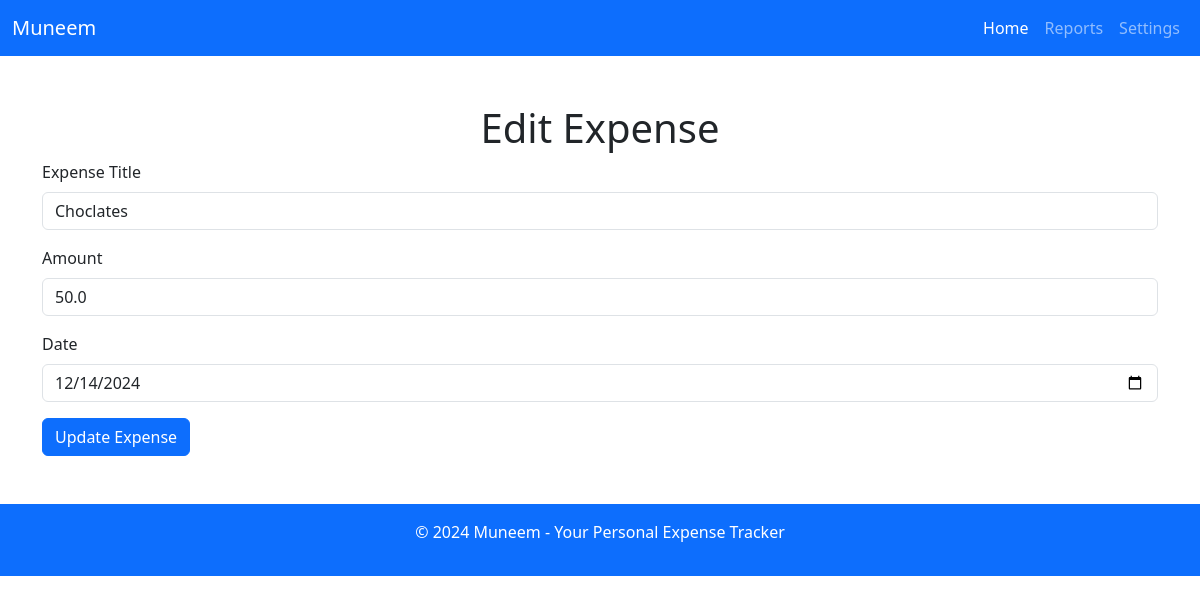
Screenshot of /edit-expense/3 with the database file from the repository.
### Muneem/models.py (models this page shows)
class Personal_Expense(db.Model):
    __tablename__ = 'personal_expense'
    id = db.Column(db.Integer(), primary_key=True)
    description = db.Column(db.String(length=100), nullable=False)
    category = db.Column(db.String(length=30),nullable=False)
    date_time = db.Column(db.DateTime, default=datetime.datetime.now(), nullable=False)
    amount = db.Column(db.Float(),nullable=False)
    owner = db.Column(db.Integer(), db.ForeignKey('user.id'))

### Muneem/routes.py (the view, shortened to what this page needs)
@app.route('/edit-expense/<int:id>', methods=['GET', 'POST'])
def edit_expense(id):
    expense = Personal_Expense.query.get_or_404(id)
    return render_template('edit_expense.html', expense=expense)

### Muneem/routes.py (called while the page is built)
@app.before_request
def before_request():
    global current_user
    current_user = User.query.filter_by(username="user1").first()  # Using "user1" as current user for now

### Muneem/Templates/edit_expense.html (shortened to what this page needs)
<!DOCTYPE html>
<html lang="en">
<head>
    <link href="https://cdn.jsdelivr.net/npm/bootstrap@5.3.2/dist/css/bootstrap.min.css" rel="stylesheet">
</head>
<body>
    <nav class="navbar navbar-expand-lg navbar-dark bg-primary">
        <div class="container-fluid">
            <a class="navbar-brand" href="#">Muneem</a>
            <div class="collapse navbar-collapse" id="navbarNav">
                <ul class="navbar-nav ms-auto">
                    <li class="nav-item">
                        <a class="nav-link active" href="{{ url_for('expense') }}">Home</a>
                    </li>
                    <li class="nav-item">
                        <a class="nav-link" href="#">Reports</a>
                    </li>
                    <li class="nav-item">
                        <a class="nav-link" href="#">Settings</a>
                    </li>
                </ul>
            </div>
        </div>
    </nav>
    <div class="container mt-5">
        <h1 class="text-center">Edit Expense</h1>
        <form method="POST">
            <div class="mb-3">
                <label for="expenseTitle" class="form-label">Expense Title</label>
                <input type="text" class="form-control" id="expenseTitle" name="expenseTitle" value="{{ expense.description }}" required>
            </div>
            <div class="mb-3">
                <label for="expenseAmount" class="form-label">Amount</label>
                <input type="number" class="form-control" id="expenseAmount" name="expenseAmount" value="{{ expense.amount }}" required>
            </div>
            <div class="mb-3">
                <label for="expenseDate" class="form-label">Date</label>
                <input type="date" class="form-control" id="expenseDate" name="expenseDate" value="{{ expense.date_time.strftime('%Y-%m-%d') }}" required>
            </div>
            <button type="submit" class="btn btn-primary">Update Expense</button>
        </form>
    </div>
    <footer class="bg-primary text-white text-center py-3 mt-5">
        <p>&copy; 2024 Muneem - Your Personal Expense Tracker</p>
    </footer>
</body>
</html>

### rows the page displays
Personal_Expense: expenseTitle "Choclates", expenseAmount "50.0", expenseDate "12/14/2024"
